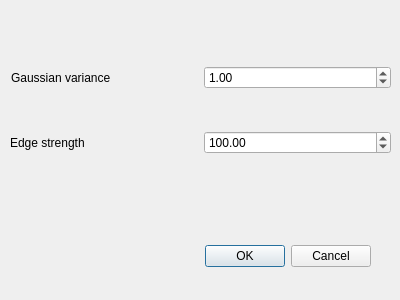
<?xml version="1.0" encoding="UTF-8"?>
<ui version="4.0">
 <class>GCDialog</class>
 <widget class="QDialog" name="GCDialog">
  <property name="geometry">
   <rect>
    <x>0</x>
    <y>0</y>
    <width>400</width>
    <height>300</height>
   </rect>
  </property>
  <property name="windowTitle">
   <string>Dialog</string>
  </property>
  <widget class="QDialogButtonBox" name="buttonBox">
   <property name="geometry">
    <rect>
     <x>30</x>
     <y>240</y>
     <width>341</width>
     <height>32</height>
    </rect>
   </property>
   <property name="orientation">
    <enum>Qt::Horizontal</enum>
   </property>
   <property name="standardButtons">
    <set>QDialogButtonBox::Cancel|QDialogButtonBox::Ok</set>
   </property>
  </widget>
  <widget class="QWidget" name="gridLayoutWidget">
   <property name="geometry">
    <rect>
     <x>10</x>
     <y>30</y>
     <width>381</width>
     <height>161</height>
    </rect>
   </property>
   <layout class="QGridLayout" name="gridLayout_2">
    <item row="0" column="0">
     <widget class="QLabel" name="label_3">
      <property name="text">
       <string>Gaussian variance</string>
      </property>
      <property name="indent">
       <number>1</number>
      </property>
     </widget>
    </item>
    <item row="1" column="0">
     <widget class="QLabel" name="label_4">
      <property name="text">
       <string>Edge strength</string>
      </property>
     </widget>
    </item>
    <item row="0" column="1">
     <widget class="QDoubleSpinBox" name="sbVariance_2">
      <property name="value">
       <double>1.000000000000000</double>
      </property>
     </widget>
    </item>
    <item row="1" column="1">
     <widget class="QDoubleSpinBox" name="sbEdgeWeight_2">
      <property name="maximum">
       <double>1000.000000000000000</double>
      </property>
      <property name="value">
       <double>100.000000000000000</double>
      </property>
     </widget>
    </item>
   </layout>
  </widget>
 </widget>
 <resources/>
 <connections>
  <connection>
   <sender>buttonBox</sender>
   <signal>accepted()</signal>
   <receiver>GCDialog</receiver>
   <slot>accept()</slot>
   <hints>
    <hint type="sourcelabel">
     <x>248</x>
     <y>254</y>
    </hint>
    <hint type="destinationlabel">
     <x>157</x>
     <y>274</y>
    </hint>
   </hints>
  </connection>
  <connection>
   <sender>buttonBox</sender>
   <signal>rejected()</signal>
   <receiver>GCDialog</receiver>
   <slot>reject()</slot>
   <hints>
    <hint type="sourcelabel">
     <x>316</x>
     <y>260</y>
    </hint>
    <hint type="destinationlabel">
     <x>286</x>
     <y>274</y>
    </hint>
   </hints>
  </connection>
 </connections>
</ui>
